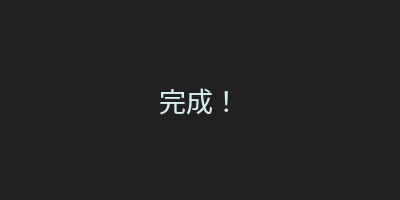
<?xml version="1.0" encoding="UTF-8"?>
<ui version="4.0">
 <class>LockDialog</class>
 <widget class="QWidget" name="LockDialog">
  <property name="geometry">
   <rect>
    <x>0</x>
    <y>0</y>
    <width>400</width>
    <height>200</height>
   </rect>
  </property>
  <property name="minimumSize">
   <size>
    <width>0</width>
    <height>0</height>
   </size>
  </property>
  <property name="maximumSize">
   <size>
    <width>16777215</width>
    <height>16777215</height>
   </size>
  </property>
  <property name="windowTitle">
   <string>Lock</string>
  </property>
  <property name="styleSheet">
   <string notr="true">background-color: rgba(31,31,31,200);</string>
  </property>
  <widget class="QLabel" name="label">
   <property name="geometry">
    <rect>
     <x>-1</x>
     <y>-1</y>
     <width>401</width>
     <height>201</height>
    </rect>
   </property>
   <property name="font">
    <font>
     <pointsize>20</pointsize>
    </font>
   </property>
   <property name="styleSheet">
    <string notr="true">color: rgb(214,236,240);</string>
   </property>
   <property name="text">
    <string>完成！</string>
   </property>
   <property name="alignment">
    <set>Qt::AlignCenter</set>
   </property>
  </widget>
 </widget>
 <resources/>
 <connections/>
</ui>
